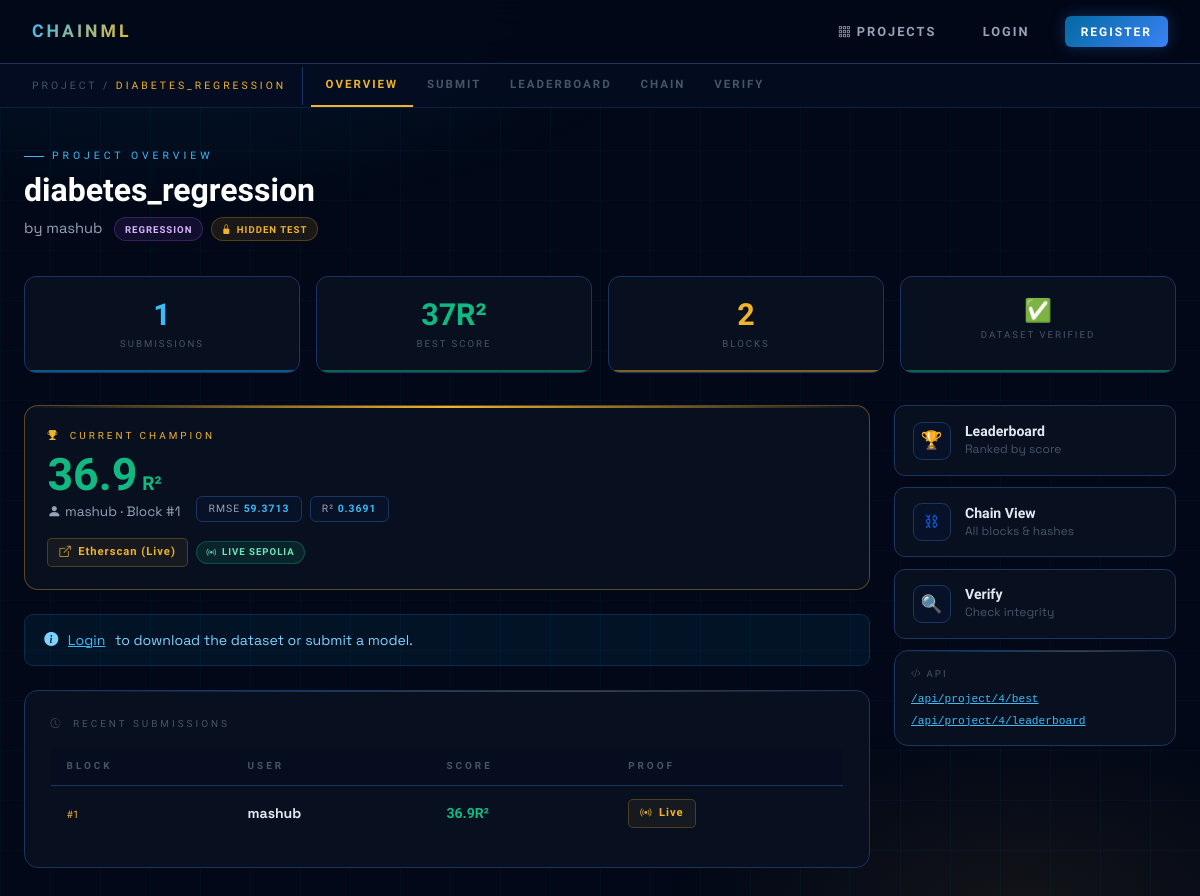
The page /project/4 on the database as committed earlier.
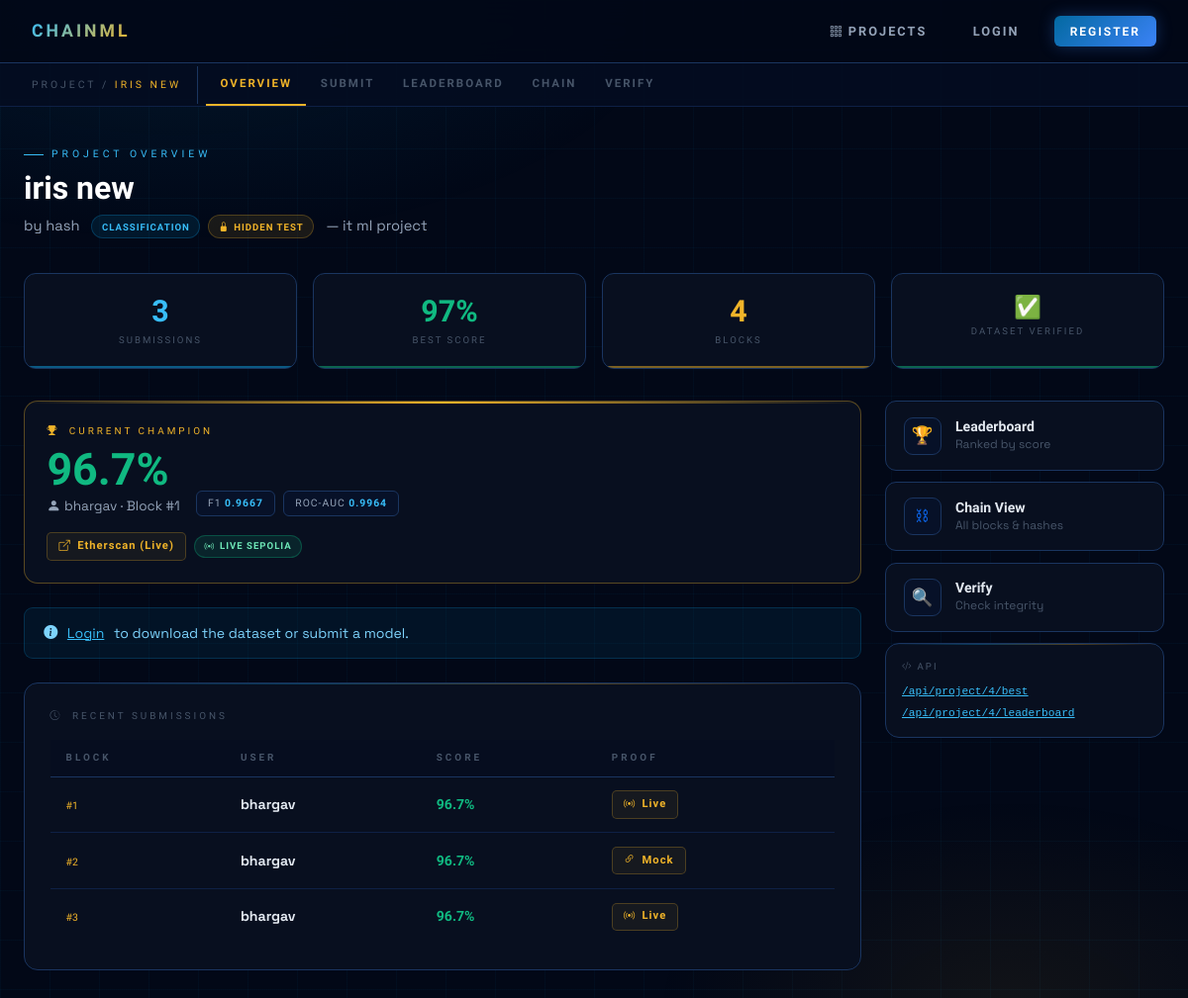
The same page on the database as committed later.
### tables this page shows
CREATE TABLE projects (
        id INTEGER PRIMARY KEY AUTOINCREMENT,
        owner_id INTEGER NOT NULL,
        name TEXT NOT NULL UNIQUE,
        description TEXT DEFAULT '',
        dataset_path TEXT NOT NULL,
        dataset_name TEXT NOT NULL,
        dataset_hash TEXT NOT NULL DEFAULT '',
        test_path TEXT DEFAULT NULL,
        test_name TEXT DEFAULT NULL,
        task_type TEXT NOT NULL DEFAULT 'classification',
        created_at REAL NOT NULL,
        FOREIGN KEY(owner_id) REFERENCES users(id));

CREATE TABLE users (
        id INTEGER PRIMARY KEY AUTOINCREMENT,
        username TEXT NOT NULL UNIQUE,
        email TEXT NOT NULL UNIQUE,
        password_hash TEXT NOT NULL,
        created_at REAL NOT NULL);

CREATE TABLE submissions (
        id INTEGER PRIMARY KEY AUTOINCREMENT,
        project_id INTEGER NOT NULL,
        user_id INTEGER NOT NULL,
        model_filename TEXT NOT NULL,
        model_path TEXT NOT NULL,
        model_hash TEXT NOT NULL,
        verified_accuracy REAL NOT NULL,
        f1_score REAL DEFAULT NULL,
        roc_auc REAL DEFAULT NULL,
        rmse REAL DEFAULT NULL,
        r2_score REAL DEFAULT NULL,
        model_card TEXT DEFAULT '',
        combined_hash TEXT NOT NULL,
        eth_tx_hash TEXT NOT NULL,
        eth_tx_url TEXT NOT NULL,
        eth_mode TEXT NOT NULL DEFAULT 'mock',
        block_index INTEGER NOT NULL,
        previous_hash TEXT NOT NULL,
        submitted_at REAL NOT NULL,
        FOREIGN KEY(project_id) REFERENCES projects(id),
        FOREIGN KEY(user_id) REFERENCES users(id));

### app.py (the view)
@app.route("/project/<int:pid>")
def project_detail(pid):
    project = get_project(pid)
    if not project: return render_template("404.html"), 404
    submissions = get_project_submissions(pid)
    best = submissions[0] if submissions else None
    is_owner = g.user and g.user["id"] == project["owner_id"]
    return render_template("project_detail.html",
        project=project, submissions=submissions, best=best, is_owner=is_owner)

### app.py (called while the page is built)
@app.before_request
def load_user():
    uid = session.get("user_id")
    g.user = get_user_by_id(uid) if uid else None

@app.context_processor
def inject_user():
    return {"current_user": g.user}

### database.py (called while the page is built)
def get_conn():
    conn = sqlite3.connect(DB_PATH)
    conn.row_factory = sqlite3.Row
    conn.execute("PRAGMA foreign_keys = ON")
    return conn

def get_project(pid):
    conn = get_conn()
    row = conn.execute("""SELECT p.*, u.username AS owner_name
        FROM projects p JOIN users u ON p.owner_id=u.id WHERE p.id=?""", (pid,)).fetchone()
    conn.close(); return dict(row) if row else None

def get_project_submissions(pid):
    conn = get_conn()
    rows = conn.execute("""SELECT s.*, u.username FROM submissions s
        JOIN users u ON s.user_id=u.id WHERE s.project_id=?
        ORDER BY s.verified_accuracy DESC, s.submitted_at ASC""", (pid,)).fetchall()
    conn.close(); return [dict(r) for r in rows]

### templates/project_detail.html (shortened to what the changed rows need)
{% extends "base.html" %}
{% block subnav %}
<div class="chainml-subnav">
  <div class="subnav-label">PROJECT / <span>{{ project.name }}</span></div>
</div>
{% endblock %}
{% block content %}
<div class="ph">
  <div class="ph-eye">Project Overview</div>
  <h1>{{ project.name }}</h1>
  <p>
    by {{ project.owner_name }}
    <span class="cml-badge {% if project.task_type=='regression' %}badge-reg{% else %}badge-cls{% endif %} ms-2">
      {{ project.task_type or 'classification' }}
    </span>
    {% if project.test_path %}<span class="cml-badge badge-gold ms-1"><i class="bi bi-lock-fill"></i> Hidden Test</span>{% endif %}
    {% if project.description %}<span class="ms-2" style="color:var(--text2)">— {{ project.description }}</span>{% endif %}
  </p>
</div>
<div class="stats-grid">
  <div class="stat-box" style="--glow-color:var(--blue)">
    <span class="stat-num" style="color:var(--blue2)">{{ submissions|length }}</span>
    <span class="stat-lbl">Submissions</span>
  </div>
  <div class="stat-box" style="--glow-color:var(--green)">
    <span class="stat-num" style="color:var(--green)">
      {% if best %}{{ "%.0f"|format(best.verified_accuracy*100) }}{% if project.task_type=='regression' %}R²{% else %}%{% endif %}{% else %}—{% endif %}
    </span>
    <span class="stat-lbl">Best Score</span>
  </div>
  <div class="stat-box" style="--glow-color:var(--gold)">
    <span class="stat-num" style="color:var(--gold)">{{ submissions|length + 1 }}</span>
    <span class="stat-lbl">Blocks</span>
  </div>
</div>
<div class="main-grid">
  <div>
    {% if best %}
    <div class="champion-card">
      <div style="font-family:var(--raj);font-size:.62rem;letter-spacing:3px;text-transform:uppercase;color:var(--gold);margin-bottom:.6rem">
        <i class="bi bi-trophy-fill me-1"></i> Current Champion
      </div>
      <div style="display:flex;align-items:flex-end;gap:1rem;flex-wrap:wrap;">
        <div>
          <div style="font-family:var(--orb);font-size:2.8rem;font-weight:700;color:var(--green);line-height:1">
            {{ "%.1f"|format(best.verified_accuracy*100) }}{% if project.task_type=='regression' %}<span style="font-size:1.2rem"> R²</span>{% else %}%{% endif %}
          </div>
          <div style="font-size:.85rem;color:var(--text2);margin-top:.25rem">
            <i class="bi bi-person-fill me-1"></i>{{ best.username }} · Block #{{ best.block_index }}
          </div>
        </div>
        <div class="metric-row">
          {% if best.f1_score is not none %}<span class="metric-pill">F1 <span>{{ best.f1_score }}</span></span>{% endif %}
          {% if best.roc_auc is not none %}<span class="metric-pill">ROC-AUC <span>{{ best.roc_auc }}</span></span>{% endif %}
          {% if best.rmse is not none %}<span class="metric-pill">RMSE <span>{{ best.rmse }}</span></span>{% endif %}
          {% if best.r2_score is not none %}<span class="metric-pill">R² <span>{{ best.r2_score }}</span></span>{% endif %}
        </div>
      </div>
      <div class="mt-3 d-flex align-items-center gap-2 flex-wrap">
        <a href="{{ best.eth_tx_url }}" target="_blank" class="eth-link">
          <i class="bi bi-box-arrow-up-right"></i>
          {% if best.eth_mode=='real' %}Etherscan (Live){% else %}Etherscan (Mock){% endif %}
        </a>
        {% if best.eth_mode=='mock' %}
        <span class="cml-badge badge-mock">Mock</span>
        {% else %}
        <span class="cml-badge badge-live"><i class="bi bi-broadcast"></i> Live Sepolia</span>
        {% endif %}
      </div>
    </div>
    {% endif %}
    {% if submissions %}
    <div class="cml-card">
      <table class="cml-table">
        <thead><tr><th>Block</th><th>User</th><th>Score</th><th>Proof</th></tr></thead>
        <tbody>
        {% for s in submissions[:5] %}
        <tr>
          <td><span style="font-family:var(--orb);font-size:.65rem;color:var(--gold)">#{{ s.block_index }}</span></td>
          <td><strong>{{ s.username }}</strong></td>
          <td><span style="font-family:var(--orb);color:var(--green);font-weight:700">{{ "%.1f"|format(s.verified_accuracy*100) }}{% if project.task_type=='regression' %}R²{% else %}%{% endif %}</span></td>
          <td><a href="{{ s.eth_tx_url }}" target="_blank" class="eth-link">{% if s.eth_mode=='real' %}<i class="bi bi-broadcast"></i> Live{% else %}<i class="bi bi-link-45deg"></i> Mock{% endif %}</a></td>
        </tr>
        {% endfor %}
        </tbody>
      </table>
    </div>
    {% endif %}
  </div>
  <div>
    <div class="cml-card mt-2" style="padding:1rem">
      <div style="font-family:var(--raj);font-size:.6rem;letter-spacing:2px;text-transform:uppercase;color:var(--muted);margin-bottom:.6rem"><i class="bi bi-code-slash me-1"></i>API</div>
      <a href="/api/project/{{ project.id }}/best" target="_blank" style="display:block;font-size:.7rem;color:var(--blue2);font-family:monospace;margin-bottom:.3rem">/api/project/{{ project.id }}/best</a>
      <a href="/api/project/{{ project.id }}/leaderboard" target="_blank" style="display:block;font-size:.7rem;color:var(--blue2);font-family:monospace">/api/project/{{ project.id }}/leaderboard</a>
    </div>
  </div>
</div>
{% endblock %}

Rows that differ between the two databases and show on the page:
no longer on this page (row edited): users: owner_name "mashub", username "mashub"
changed projects id 4: name "DIABETES_REGRESSION" → "IRIS NEW"; name "diabetes_regression" → "iris new"; task_type "REGRESSION" → "CLASSIFICATION"; description (not shown) → "it ml project"
added users: owner_name "hash"
changed submissions (number 1 of 3 on the later page): best.verified_accuracy*100 "37" → "97"; best.verified_accuracy*100 "36.9" → "96.7"; f1_score (not shown) → "0.9667"; roc_auc (not shown) → "0.9964"; username "mashub" → "bhargav"; s.verified_accuracy*100 "36.9" → "96.7"; rmse "59.3713" → (not shown); r2_score "0.3691" → (not shown); text "R²" → "%"
now on this page (row edited): users: username "bhargav"
added submissions: block_index "2", username "bhargav", s.verified_accuracy*100 "96.7", eth_mode "mock" (drawn)
added submissions: block_index "3", username "bhargav", s.verified_accuracy*100 "96.7", eth_mode "real" (drawn)
Other text that changed with them:
{{ submissions|length }}: "1" → "3"
{{ submissions|length + 1 }}: "2" → "4"
text no longer shown: "R² R² RMSE R²"
text now shown: "— % % F1 ROC-AUC"
